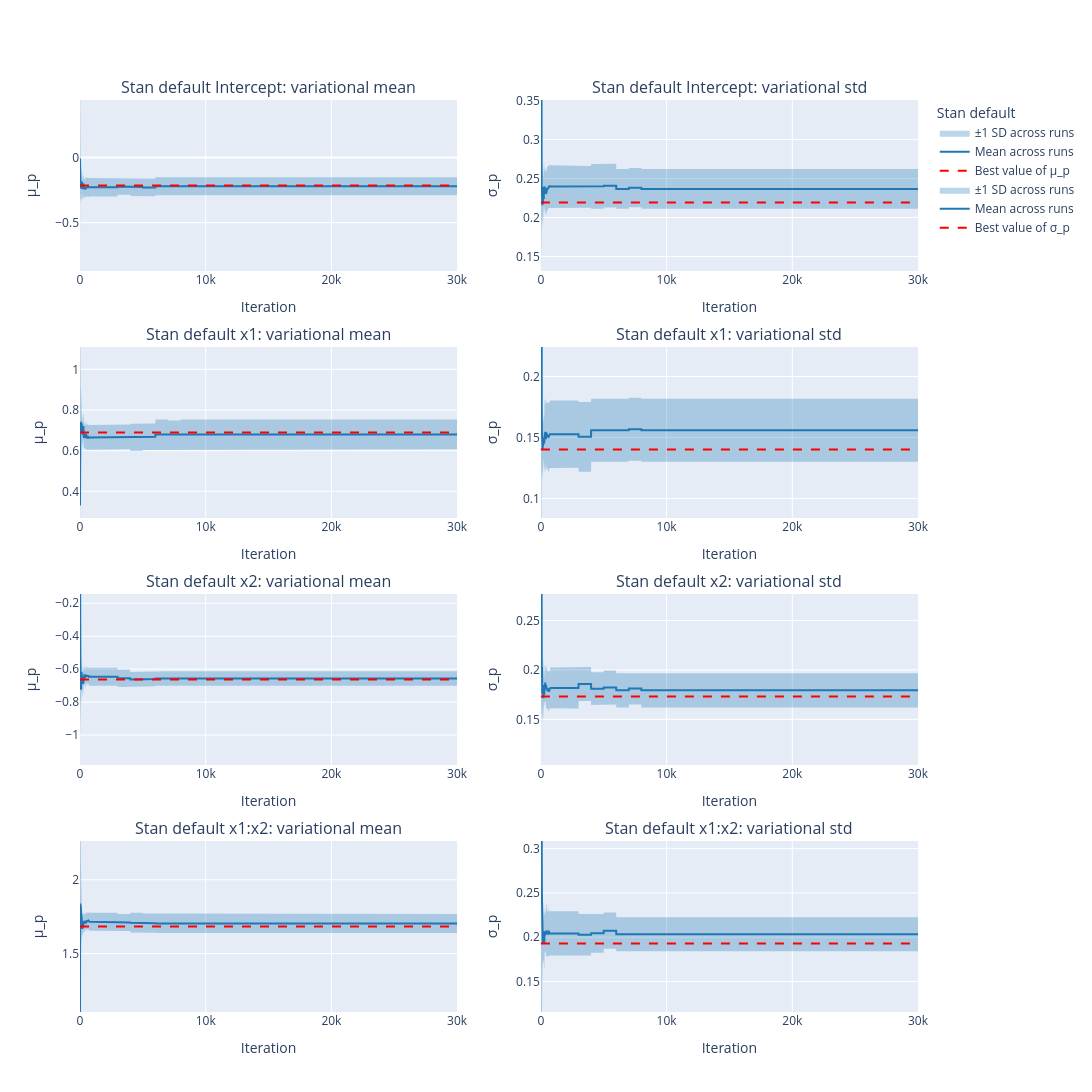
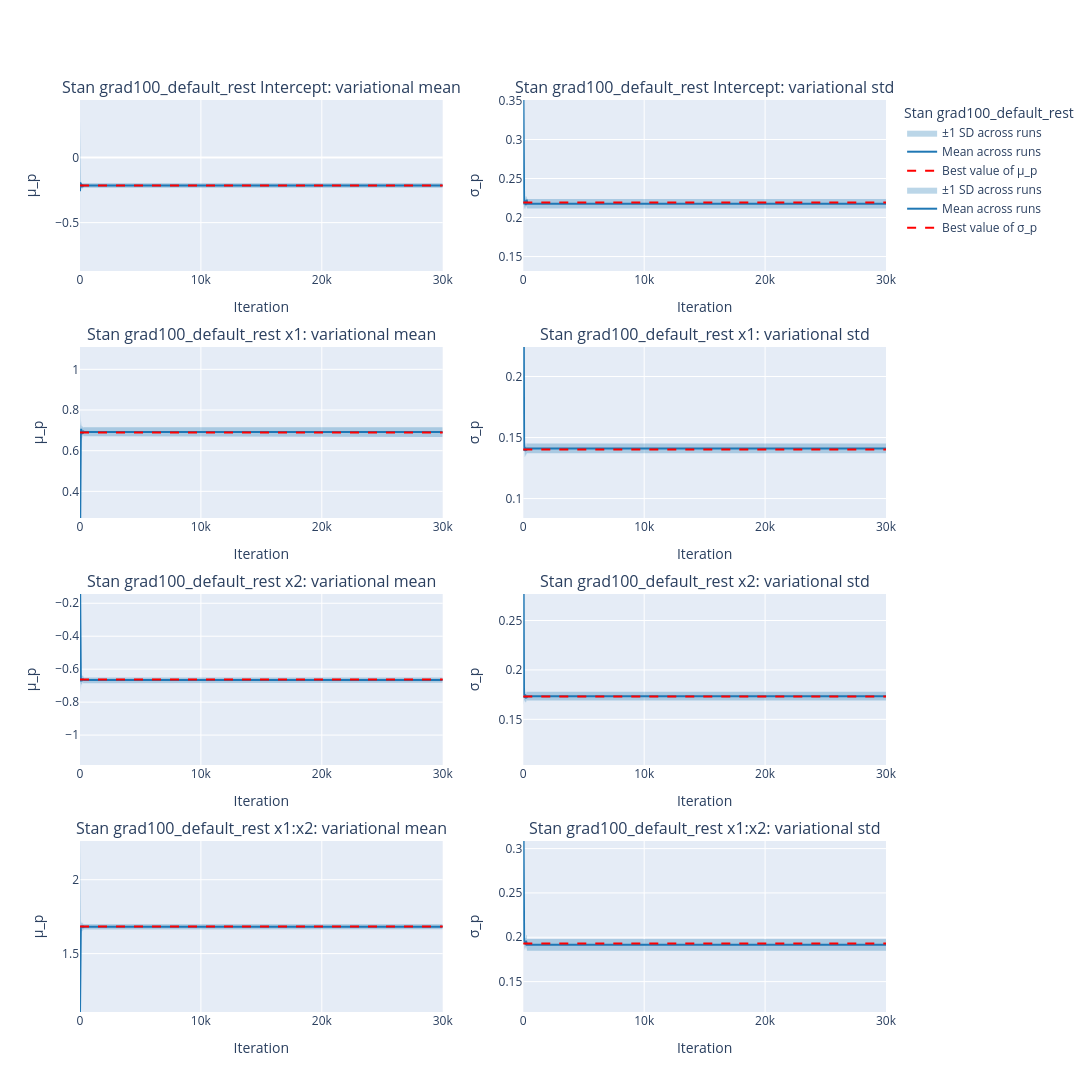
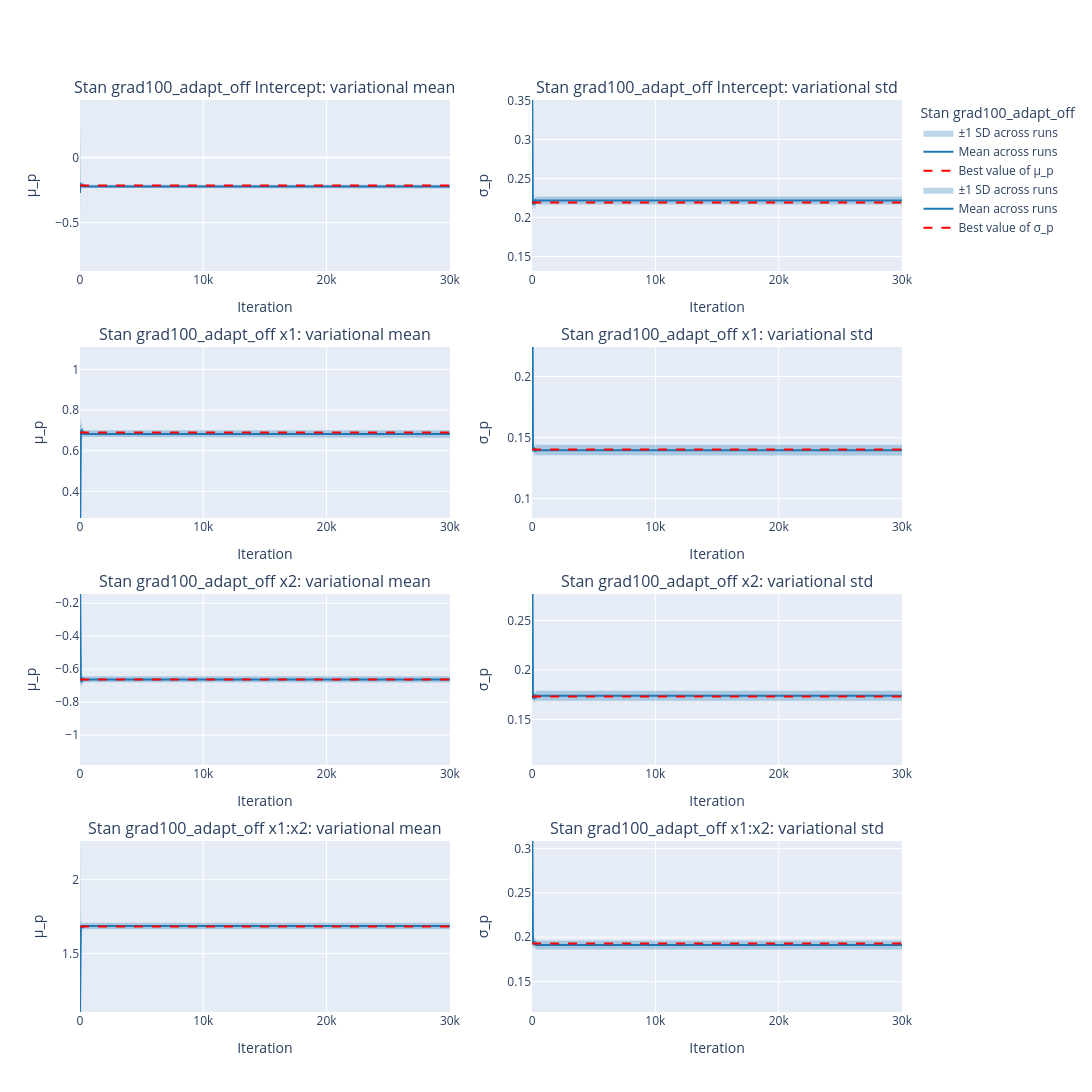
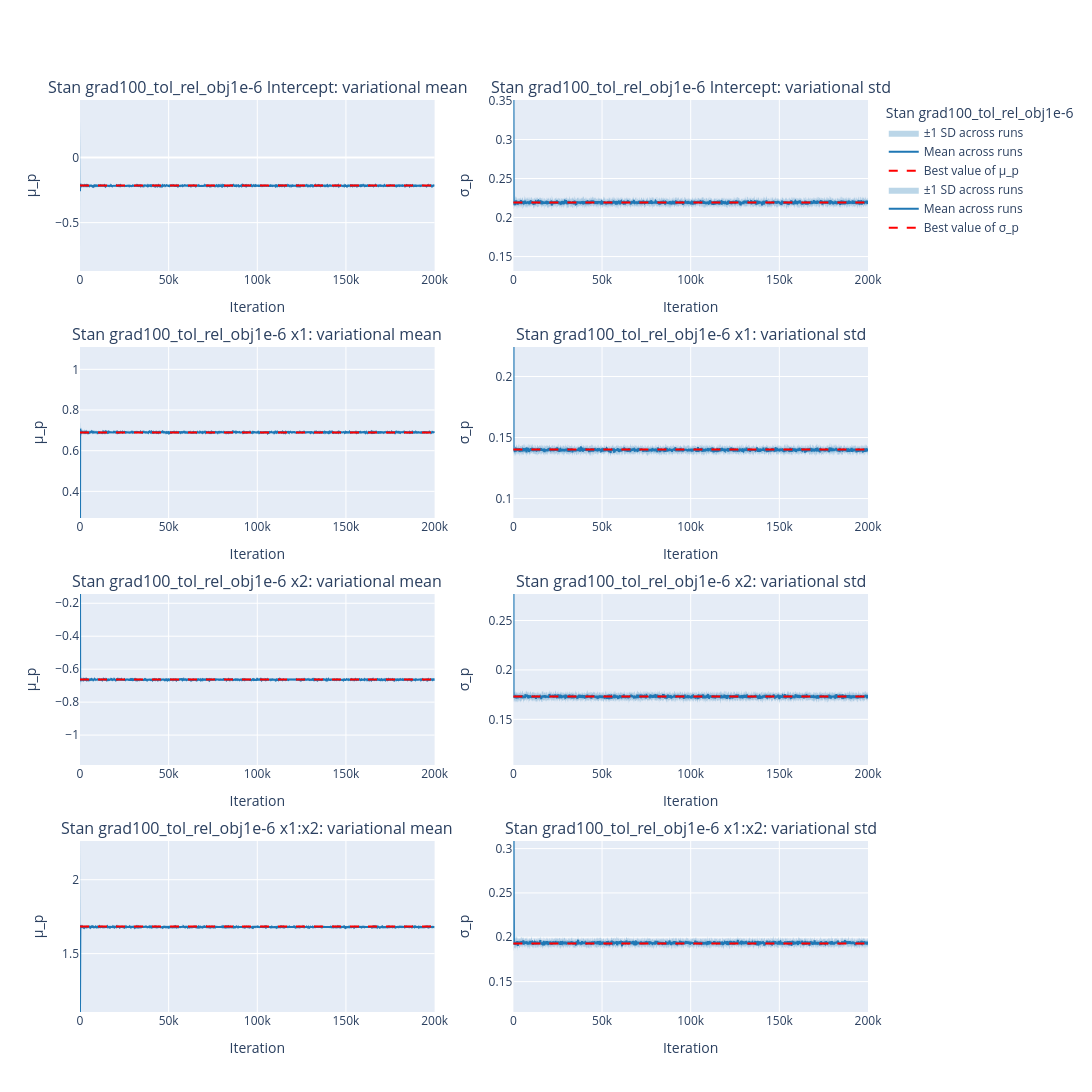

Notebook cell for these charts, in order:
### Code cell
reference_file = Path("best_variational_reference.csv")
if not reference_file.exists():
    raise FileNotFoundError("Run compute_best_reference.py after generating processed restart files.")

best_reference = pd.read_csv(reference_file)
reference_means = {
    row["parameter"]: [(float(row["mean"]), "best variational approximation")]
    for _, row in best_reference.iterrows()
}
reference_stds = {
    row["parameter"]: [(float(row["sd"]), "best variational approximation")]
    for _, row in best_reference.iterrows()
}


def downsample_and_extend(arr, factor, target_len):
    """Downsample along the last (iteration) axis by `factor`, then hold
    the last value flat out to `target_len` points -- a valid projection
    once a run has converged and stopped changing, used here to compare
    the (short) default run against the (long) tolerance-ablation run on
    the latter's own iteration grid.
    """
    downsampled = arr[..., ::factor]
    n_have = downsampled.shape[-1]
    if n_have < target_len:
        pad = np.repeat(downsampled[..., -1:], target_len - n_have, axis=-1)
        downsampled = np.concatenate([downsampled, pad], axis=-1)
    return downsampled


# 1. Mean +/- 1 SD band across restarts, one combined figure per setup
# (all 4 coefficients as subplot rows), including the plain default.
setups = (
    ("default", default_means, default_stds, default_iterations),
    ("grad100_default_rest", grad100_means, grad100_stds, grad100_iterations),
    ("grad100_adapt_off", adapt_off_means, adapt_off_stds, adapt_off_iterations),
    ("grad100_tol_rel_obj1e-6", tol_means, tol_stds, tol_iterations),
    ("grad100_tol_rel_obj1e-6_eta0.01", eta_means, eta_stds, eta_iterations),
)
for name, means, stds, scen_iterations in setups:
    plot_logistic_regression_mean_band_single(
        means, stds, labels=labels, title_prefix=f"Stan {name} ",
        reference_means=reference_means, reference_stds=reference_stds,
        x=scen_iterations, backend=PLOT_BACKEND,
    )

# 2. Selected-restarts plots: 2 individual restarts of the default vs 2
# of each setup, one combined figure per setup (all 4 coefficients as
# subplot rows). The tolerance-ablation setups run 2x longer (and are
# tracked 10x coarser) than the default run, so we downsample+extend the
# default run's trajectory to align it onto their iteration grid -- see
# downsample_and_extend above.
projected_default_means = downsample_and_extend(default_means, 10, len(tol_iterations))
projected_default_stds = downsample_and_extend(default_stds, 10, len(tol_iterations))
projected_default_means_eta = downsample_and_extend(default_means, 10, len(eta_iterations))
projected_default_stds_eta = downsample_and_extend(default_stds, 10, len(eta_iterations))

comparisons = (
    ("grad100_default_rest", grad100_means, grad100_stds, grad100_iterations, default_means, default_stds),
    ("grad100_adapt_off", adapt_off_means, adapt_off_stds, adapt_off_iterations, default_means, default_stds),
    ("grad100_tol_rel_obj1e-6", tol_means, tol_stds, tol_iterations, projected_default_means, projected_default_stds),
    ("grad100_tol_rel_obj1e-6_eta0.01", eta_means, eta_stds, eta_iterations, projected_default_means_eta, projected_default_stds_eta),
)
for name, means, stds, scen_iterations, d_means, d_stds in comparisons:
    plot_logistic_regression_selected_restarts(
        d_means, d_stds, means, stds, labels=labels, title_prefix=f"Stan {name} ",
        reference_means=reference_means, reference_stds=reference_stds,
        k=2, x=scen_iterations, backend=PLOT_BACKEND,
        single_label="Default (some runs)", multi_label=f"{name} (some runs)",
    )
